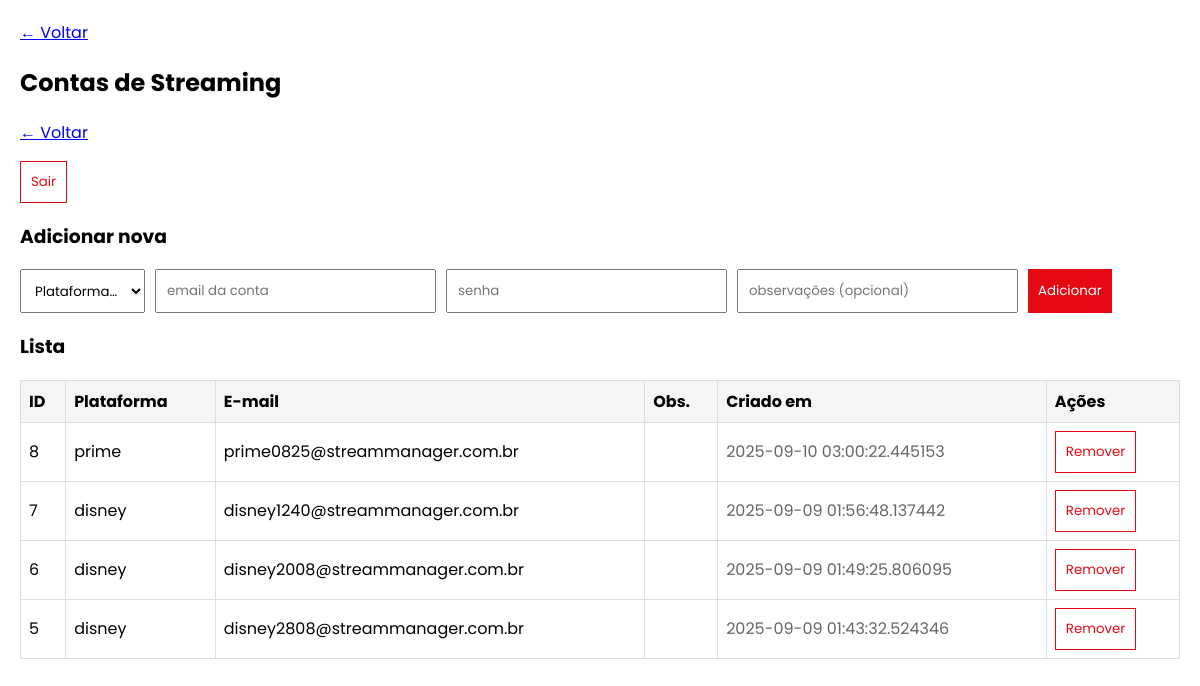
/accounts (signed in), run on the app's committed database.
### tables this page shows
CREATE TABLE streaming_accounts (
            id INTEGER PRIMARY KEY AUTOINCREMENT,
            platform TEXT NOT NULL,    -- 'disney' | 'netflix' | 'prime'
            email TEXT NOT NULL,
            password_enc TEXT NOT NULL,
            notes TEXT,
            created_at TIMESTAMP NOT NULL,
            CONSTRAINT uq_platform_email UNIQUE (platform, email)
        );

### app.py (the view)
@app.get("/accounts")
@admin_required
def accounts_page():
    lang = get_lang()
    with Session(engine) as s:
        rows = s.execute(text("""
            SELECT id, platform, email, password_enc, notes, created_at
            FROM streaming_accounts
            ORDER BY created_at DESC
        """)).mappings().all()
    return render_template("accounts.html", lang=lang, t=T[lang], accounts=rows)

### app.py (called while the page is built)
def get_lang() -> str:
    lang = request.cookies.get("lang") or "pt"
    return lang if lang in T else "pt"

def admin_required(view):
    @wraps(view)
    def wrapped(*args, **kwargs):
        if not session.get("is_admin"):
            nxt = request.path or url_for("accounts_page")
            return redirect(url_for("admin_login", next=nxt))
        return view(*args, **kwargs)
    return wrapped

### templates/accounts.html (shortened to what this page needs)
<!doctype html>
<html lang="{{ lang or 'pt' }}">
<head>
</head>
<body>
  <p><a href="{{ url_for('index') }}">&larr; Voltar</a></p>
  <h2>Contas de Streaming</h2>
	<p style="display:flex;justify-content:space-between;align-items:center">
  		<a href="{{ url_for('index') }}">&larr; Voltar</a>
  		<form method="post" action="{{ url_for('admin_logout') }}">
    		<button class="btn-outline" type="submit">Sair</button>
  		</form>
	</p>
  <h3>Adicionar nova</h3>
  <form method="post" action="{{ url_for('accounts_create') }}">
    <div class="row">
      <select name="platform" required>
        <option value="">Plataforma…</option>
      </select>
      <input type="email" name="email" placeholder="email da conta" required>
      <input type="text" name="password" placeholder="senha" required>
      <input type="text" name="notes" placeholder="observações (opcional)">
      <button class="btn" type="submit">Adicionar</button>
    </div>
  </form>
  <h3>Lista</h3>
  {% if accounts and accounts|length>0 %}
    <table>
      <thead>
        <tr><th>ID</th><th>Plataforma</th><th>E-mail</th><th>Obs.</th><th>Criado em</th><th>Ações</th></tr>
      </thead>
      <tbody>
        {% for a in accounts %}
        <tr>
          <td>{{ a.id }}</td>
          <td>{{ a.platform }}</td>
          <td>{{ a.email }}</td>
          <td class="muted">{{ a.notes or '' }}</td>
          <td class="muted">{{ a.created_at }}</td>
          <td>
            <form method="post" action="{{ url_for('accounts_delete', acc_id=a.id) }}" onsubmit="return confirm('Remover esta conta?');">
              <button class="btn-outline" type="submit">Remover</button>
            </form>
          </td>
        </tr>
        {% endfor %}
      </tbody>
    </table>
  {% else %}
    <p class="muted">Nenhuma conta cadastrada.</p>
  {% endif %}
</body>
</html>

### templates/accounts.html (style rules this page uses)
body { font-family:'Poppins',sans-serif; margin:20px; }
table { border-collapse:collapse; width:100%; }
th,td { border:1px solid #ddd; padding:8px; }
th { background:#f5f5f5; text-align:left; }
.muted { color:#666; }
.row { display:flex; gap:10px; flex-wrap:wrap; }
input,select,button { padding:10px; font-family:'Poppins',sans-serif; }
.btn { background:#e50914; color:#fff; border:none; cursor:pointer; }
.btn-outline { background:#fff; color:#e50914; border:1px solid #e50914; cursor:pointer; }

### data on the page
streaming_accounts: platform "prime", email "prime0825@streammanager.com.br", created_at "2025-09-10 03:00:22.445153"
streaming_accounts: platform "disney", email "disney1240@streammanager.com.br", created_at "2025-09-09 01:56:48.137442"
streaming_accounts: platform "disney", email "disney2008@streammanager.com.br", created_at "2025-09-09 01:49:25.806095"
streaming_accounts: platform "disney", email "disney2808@streammanager.com.br", created_at "2025-09-09 01:43:32.524346"

### other printed values
{{ a.id }} "8" "7" "6" "5"
